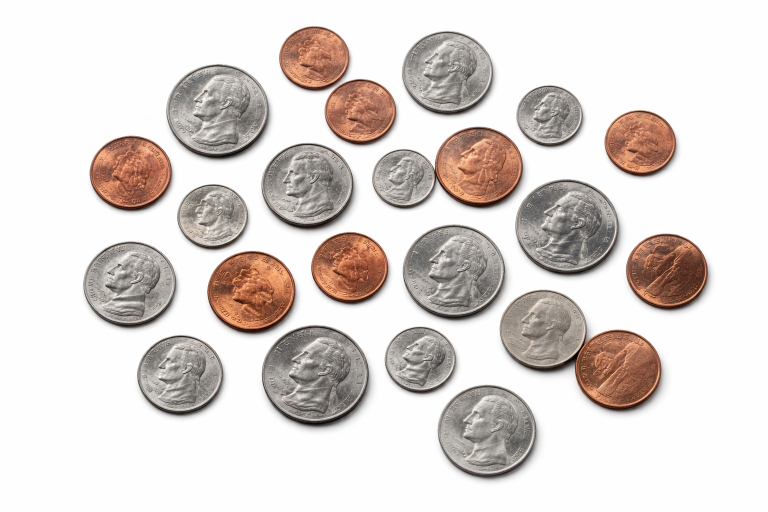
#> input picture coins/coins.png, 1536 x 1024 px (shown at 1/2 size)
$ python w7a.py
#> lines starting #> are read from the running program, lines starting #| are printed output that depends on the picture; after the words box and inside, x2 and y2 are one past the last pixel; in counts of white or black regions, pixels touching at a corner belong together
"""
Penny Detection Script using OpenCV
This script detects and counts copper-colored pennies in an image.
It uses HSV color space to distinguish pennies from silver coins.
"""

import cv2
import numpy as np

"""
Penny Detection Script using OpenCV
Detects and counts copper-colored pennies in `coins.png`.
Improvements in this version:
- stronger morphology to join broken copper regions
- contour filtering uses circularity (shape) and area
- radius computed via distance transform for more accurate fit
- fallback to minEnclosingCircle when needed
"""

import cv2
import numpy as np
import math


# ---- Parameters (tweakable) ----
IMAGE_PATH = "coins.png"
OUTPUT_PATH = "coins_detected.png"

# HSV copper range (tuned for typical penny color)
# these ranges can be adjusted if lighting differs
LOWER_COPPER1 = np.array([3, 70, 20])
UPPER_COPPER1 = np.array([32, 255, 255])
# small wrap-around range for very red-ish copper (optional)
LOWER_COPPER2 = np.array([170, 70, 20])
UPPER_COPPER2 = np.array([180, 255, 255])

# Morphology kernels
CLOSE_KERNEL = (7, 7)   # close holes inside coin regions
OPEN_KERNEL = (3, 3)      # remove small speckle noise

# Contour filters
MIN_AREA = 300       # lower area threshold (allows smaller coins)
MAX_AREA = 60000     # upper area threshold
MIN_CIRCULARITY = 0.35  # allow somewhat imperfect circles (occlusions)
MIN_RADIUS = 10
MAX_RADIUS = 200


def main():
    # Load image
    image = cv2.imread(IMAGE_PATH)
#> image is the input picture: shape (1024, 1536, 3); mean B, G, R 209.7, 213.4, 220.7
    if image is None:
        print(f"Error: Could not load image from {IMAGE_PATH}")
        return

    # Convert to HSV for color segmentation
    hsv = cv2.cvtColor(image, cv2.COLOR_BGR2HSV)
#> hsv: shape (1024, 1536, 3); mean H, S, V 7.9, 18.1, 220.7

    # Build copper mask (combine ranges)
    mask1 = cv2.inRange(hsv, LOWER_COPPER1, UPPER_COPPER1)
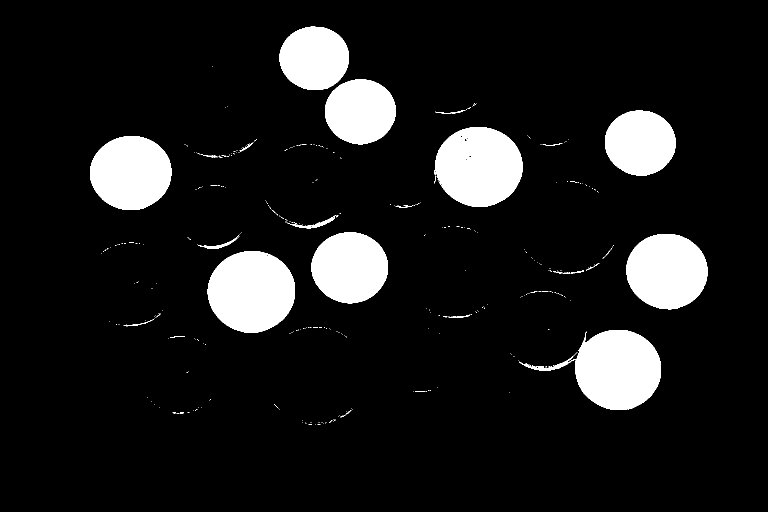
#> mask1: shape (1024, 1536) (shown at 1/2 size); 10.6% white; 358 white regions (332 under 20 px), largest, box (x1, y1, x2, y2) and area: (1038, 660, 1322, 820) 22411, (415, 502, 590, 666) 22357, (868, 254, 1045, 414) 21793
    mask2 = cv2.inRange(hsv, LOWER_COPPER2, UPPER_COPPER2)
#> mask2: shape (1024, 1536); 0% white in thin lines or dots, all inside (x1, y1, x2, y2) = (319, 295, 1211, 808)
    copper_mask = cv2.bitwise_or(mask1, mask2)


    # Morphological operations to clean and join regions
    kernel_close = cv2.getStructuringElement(cv2.MORPH_ELLIPSE, CLOSE_KERNEL)
    kernel_open = cv2.getStructuringElement(cv2.MORPH_ELLIPSE, OPEN_KERNEL)

    kernel_dilate = cv2.getStructuringElement(cv2.MORPH_ELLIPSE, (3, 3))

    # Close small holes inside coin region and then open to remove noise
    # copper_mask = cv2.morphologyEx(copper_mask, cv2.MORPH_CLOSE, kernel_close)
    # copper_mask = cv2.morphologyEx(copper_mask, cv2.MORPH_OPEN, kernel_open)
    copper_mask = cv2.morphologyEx(copper_mask, cv2.MORPH_CLOSE, kernel_close)
#> copper_mask: shape (1024, 1536); 10.7% white; 260 white regions (231 under 20 px), largest, box (x1, y1, x2, y2) and area: (1038, 660, 1322, 820) 22637, (415, 502, 590, 666) 22388, (868, 254, 1045, 414) 22011
    # copper_mask = cv2.dilate(copper_mask, kernel_dilate, iterations=1)

    cv2.getStructuringElement(cv2.MORPH_ELLIPSE, (5, 5))

    # [21 lines of commented-out code are left out]
    num_labels, labels, stats, _ = cv2.connectedComponentsWithStats(copper_mask, connectivity=8)
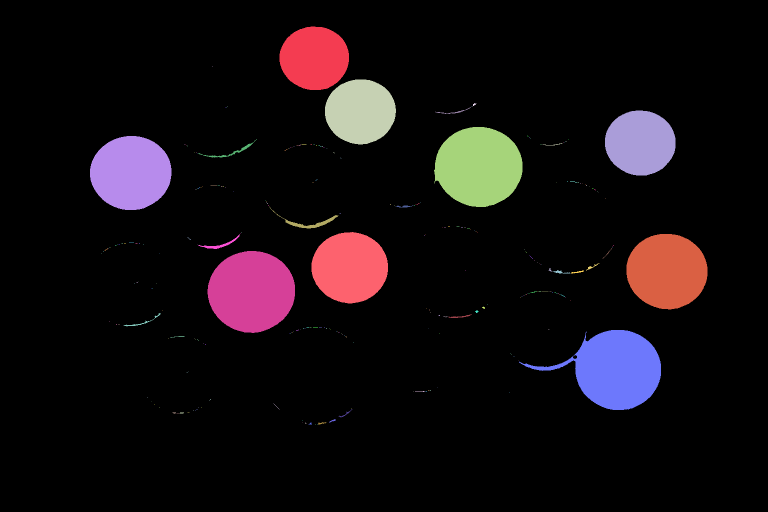
#> labels: shape (1024, 1536) int32 (shown at 1/2 size); 261 distinct labels, from 0 to 260; one colour per label, 0 black
#> num_labels = 261; stats = 261 rows, first 6: [0, 0, 1536, 1024, 1404672], [559, 53, 139, 127, 13913], [425, 132, 1, 1, 1], [650, 159, 142, 130, 14435], [945, 206, 8, 7, 23], [455, 213, 1, 1, 1]

    areas = stats[1:, cv2.CC_STAT_AREA]  # skip background
#> areas = 260 values, max 22637 at index 202, min 1 at index 1, mean 646.9
    if len(areas) == 0:
        print("No copper blobs found at all (mask empty).")
        return

    max_area = int(areas.max())
#> max_area = 22637

    # Keep anything that's at least X% of the largest copper blob
    # (this avoids accidentally filtering out EVERYTHING)
    KEEP_RATIO = 0.15  # try 0.10–0.25
    min_keep_area = int(max_area * KEEP_RATIO)
#> min_keep_area = 3395

    clean = np.zeros_like(copper_mask)
    kept = 0
    for i in range(1, num_labels):
        area = stats[i, cv2.CC_STAT_AREA]
        if area >= min_keep_area:
            clean[labels == i] = 255
            kept += 1
#> this loop made 260 passes
#> area on passes 1, 3, 4, 9, 10, 11, 13, 16, 22, 107, 111, 133: 13913, 14435, 23, 126, 14455, 22011, 18933, 376, 49, 17031, 19237, 22388
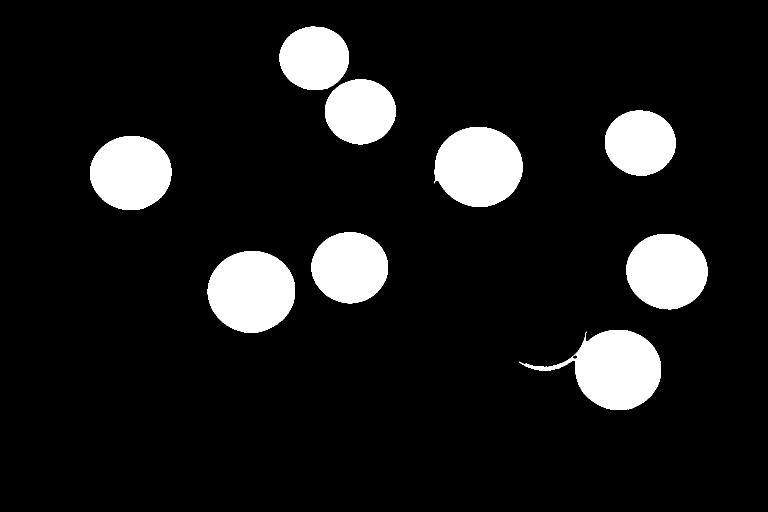
#> clean: shape (1024, 1536) (shown at 1/2 size); 10.5% white; 9 white regions
#> after the loop, kept = 9

    copper_mask = clean
    print(f"Blobs kept: {kept} (max_area={max_area}, min_keep_area={min_keep_area})")
#| Blobs kept: 9 (max_area=22637, min_keep_area=3395)

    # Save what you're actually using
    cv2.imwrite("debug_copper_mask.png", copper_mask)
    cv2.imwrite("debug_copper_preview.png", cv2.bitwise_and(image, image, mask=copper_mask))
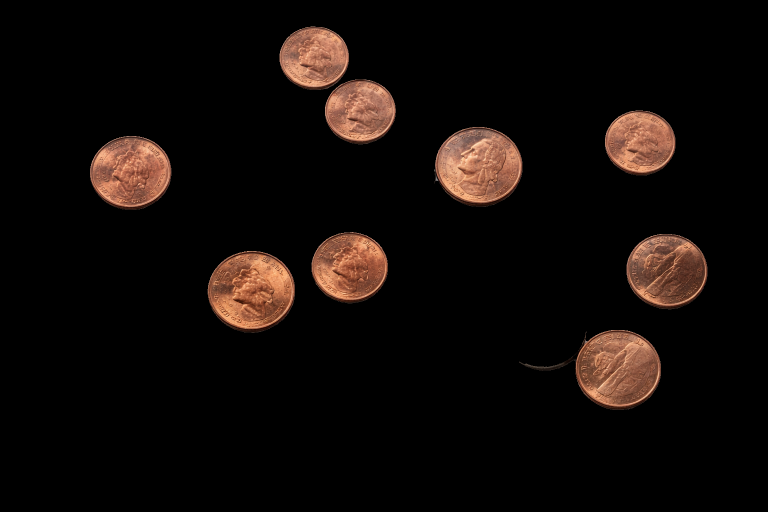
#> saved as debug_copper_preview.png: shape (1024, 1536, 3) (shown at 1/2 size); mean B, G, R 8.3, 11, 17.2

    # # Slight blur helps Hough or distance transform be more stable
    # copper_mask = cv2.GaussianBlur(copper_mask, (7, 7), 0)
    # _, copper_mask = cv2.threshold(copper_mask, 127, 255, cv2.THRESH_BINARY)

    # Find contours on cleaned mask
    contours, _ = cv2.findContours(copper_mask.copy(), cv2.RETR_EXTERNAL, cv2.CHAIN_APPROX_SIMPLE)
#> contours = 9 contours; largest, box (x1, y1, x2, y2) and area: (1038, 660, 1322, 820) 22320, (415, 502, 590, 666) 22149, (868, 254, 1045, 414) 21767, (1253, 468, 1415, 619) 19016, (180, 272, 343, 420) 18712

    result = image.copy()
    penny_count = 0

    for cnt in contours:
        area = cv2.contourArea(cnt)
        if area < MIN_AREA or area > MAX_AREA:
            continue

        perimeter = cv2.arcLength(cnt, True)
        if perimeter == 0:
            continue

        circularity = 4 * math.pi * (area / (perimeter * perimeter))
        if circularity < MIN_CIRCULARITY:
            # Not circular enough — skip small noise but allow slightly imperfect coins
            continue

        # Compute bounding box and create a mask for this contour only
        x, y, w, h = cv2.boundingRect(cnt)
        # add small padding to the crop
        pad = int(0.1 * max(w, h)) + 2
        x0 = max(x - pad, 0)
        y0 = max(y - pad, 0)
        x1 = min(x + w + pad, image.shape[1])
        y1 = min(y + h + pad, image.shape[0])

        # Crop the mask for the contour and compute distance transform
        crop_mask = np.zeros((y1 - y0, x1 - x0), dtype=np.uint8)
        # draw filled contour into the crop-local mask
        cnt_shifted = cnt - [x0, y0]
        cv2.drawContours(crop_mask, [cnt_shifted], -1, 255, -1)

        # Distance transform - distance to the nearest zero (background)
        dt = cv2.distanceTransform(crop_mask, cv2.DIST_L2, 5)
        minVal, maxVal, minLoc, maxLoc = cv2.minMaxLoc(dt)

        if maxVal >= 1.0:
            # center of inscribed circle in crop coordinates (col, row)
            center_local = (int(maxLoc[0]), int(maxLoc[1]))
            # convert to global image coordinates (x, y)
            center_global = (x0 + center_local[0], y0 + center_local[1])
            radius = int(maxVal)
            # slightly expand radius to better match outer coin boundary
            radius = int(radius * 1.15)
        else:
            # Fallback: use enclosing circle if distance transform fails
            (cx, cy), radius = cv2.minEnclosingCircle(cnt)
            center_global = (int(cx), int(cy))
            radius = int(radius)

        # Validate radius
        if radius < MIN_RADIUS or radius > MAX_RADIUS:
            continue

        # Draw a more accurate circle and a small center dot
        cv2.circle(result, center_global, radius, (0, 255, 0), 2)
        cv2.circle(result, center_global, 2, (0, 0, 255), -1)

        penny_count += 1
#> this loop made 9 passes
#> (area, perimeter, circularity, x, y, w, h, pad) on passes 1 to 9: (22320.5, 837.4, 0.4, 1038, 660, 284, 160, 30), (22149, 558, 0.894, 415, 502, 175, 164, 19), (19015.5, 516, 0.898, 1253, 468, 162, 151, 18), (16822.5, 487.5, 0.89, 623, 464, 153, 143, 17), (18712.5, 513.1, 0.893, 180, 272, 163, 148, 18), (21767, 568, 0.848, 868, 254, 177, 160, 19), (14262.5, 447.2, 0.896, 1210, 221, 141, 130, 16), (14242.5, 448, 0.892, 650, 159, 142, 130, 16), (13723.5, 439.5, 0.893, 559, 53, 139, 127, 15)
#> pass 1, in main, `dt = cv2.distanceTransform(crop_mask, cv2.DIST_L2, 5)`:
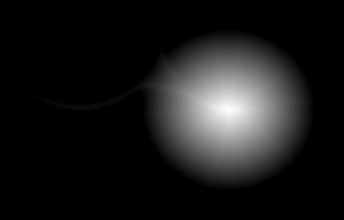
#> dt: shape (220, 344) float32; min 0, max 79.69, mean 8; drawn with min black and max white
#> after the loop:
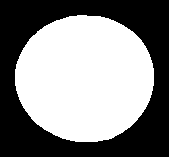
#> crop_mask: shape (157, 169); 52.4% white; 1 black region, box (x1, y1, x2, y2) and area: (0, 0, 169, 157) 12620
#> after the loop:
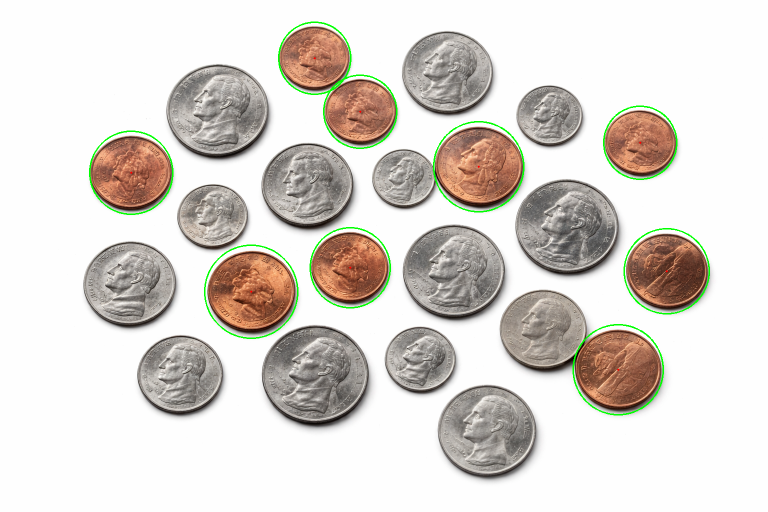
#> result: shape (1024, 1536, 3) (shown at 1/2 size); 0.88% of pixels changed, all inside (x1, y1, x2, y2) = (178, 43, 1420, 831)
#> after the loop, penny_count = 9

    # Save the annotated result image
    cv2.imwrite(OUTPUT_PATH, result)
    print(f"Result saved to {OUTPUT_PATH}")
    print(f"Number of pennies detected: {penny_count}")
#| Number of pennies detected: 9


if __name__ == '__main__':
    main()

$ run again, with resolution/photo-1-640x960.png copied over coins/coins.png
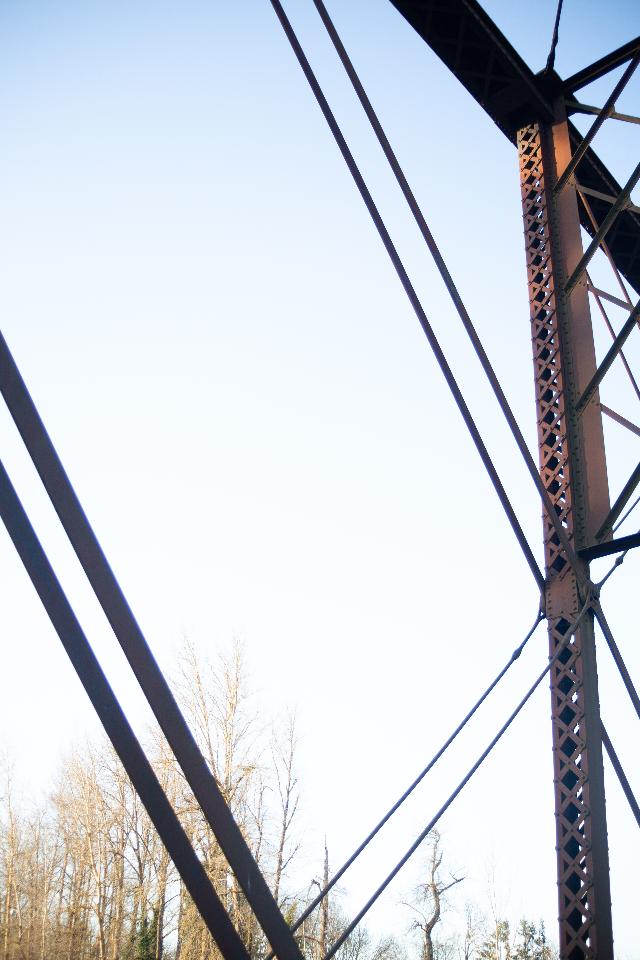
#> input picture resolution/photo-1-640x960.png, 640 x 960 px
#> in main, image is the input picture: shape (960, 640, 3); mean B, G, R 213.1, 205, 200.1
#> hsv: shape (960, 640, 3); mean H, S, V 100.9, 34.3, 216.7
#> mask1: shape (960, 640); 3.3% white; 837 white regions (785 under 20 px), largest, box (x1, y1, x2, y2) and area: (0, 805, 169, 960) 9060, (175, 882, 226, 960) 1759, (200, 833, 258, 954) 1611
#> mask2: shape (960, 640); 0.15% white in thin lines or dots, all inside (x1, y1, x2, y2) = (125, 46, 640, 946)
#> labels: shape (960, 640) int32; 226 distinct labels, from 0 to 225
#> num_labels = 226; stats = 226 rows, first 6: [0, 0, 640, 960, 579739], [625, 46, 15, 10, 25], [614, 60, 2, 2, 2], [601, 67, 2, 2, 2], [595, 69, 5, 4, 6], [483, 103, 1, 1, 1]
#> areas = 225 values, max 17668 at index 127, min 1 at index 4, mean 154
#> max_area = 17668
#> min_keep_area = 2650
#> the loop in main, `for i in range(1, num_labels):` made 225 passes
#> area on passes 1, 6, 9, 10, 15, 23, 27, 28: 25, 84, 1628, 1731, 93, 23, 1369, 49
#> after the loop in main, `for i in range(1, num_labels):`:
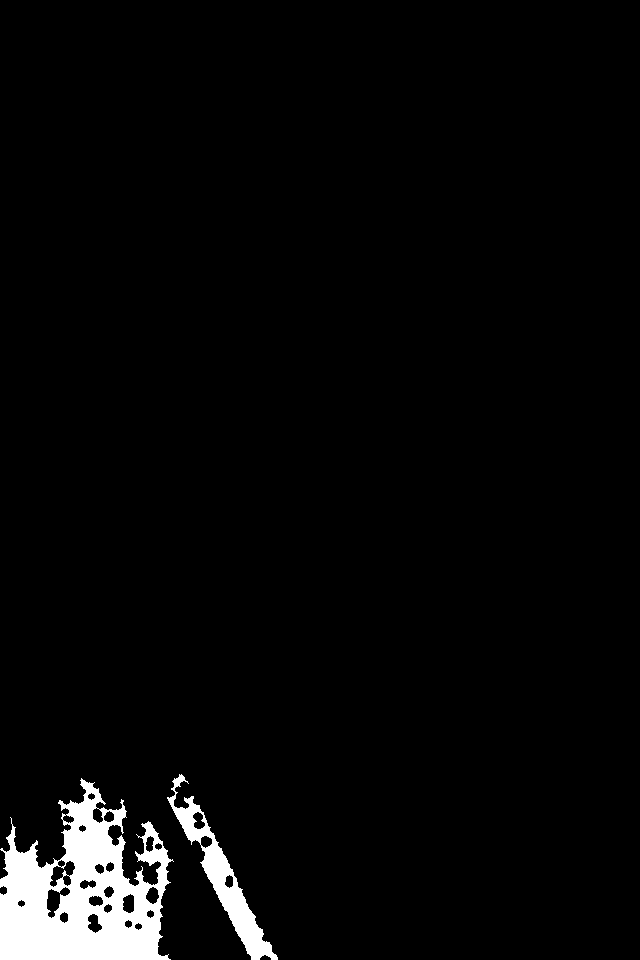
#> clean: shape (960, 640); 3.5% white; 2 white regions
#> after the loop in main, `for i in range(1, num_labels):`: kept = 2
#| Blobs kept: 2 (max_area=17668, min_keep_area=2650)
#> in main, `cv2.imwrite("debug_copper_preview.png", cv2.bitwise_and(image, image, ..`:
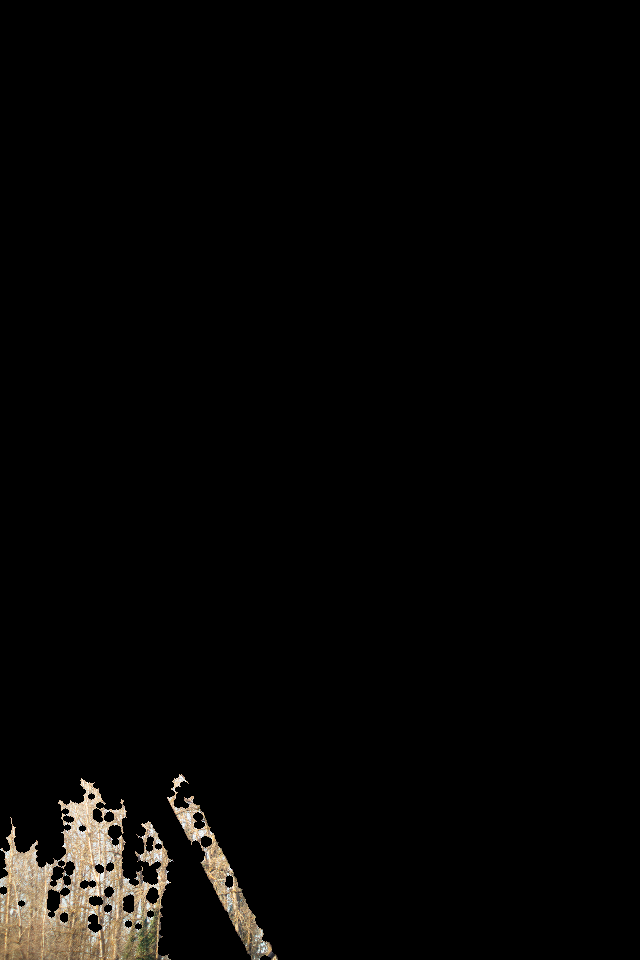
#> saved as debug_copper_preview.png: shape (960, 640, 3); mean B, G, R 4.7, 5.7, 6.4
#> contours = 2 contours; box (x1, y1, x2, y2) and area: (0, 778, 174, 960) 19391, (167, 774, 278, 960) 3901
#> the loop in main, `for cnt in contours:` made 2 passes
#> (area, perimeter, circularity) on passes 1 to 2: (19391, 1356.1, 0.133), (3901, 603.8, 0.134)
#> after the loop in main, `for cnt in contours:`: penny_count = 0
#| Number of pennies detected: 0
